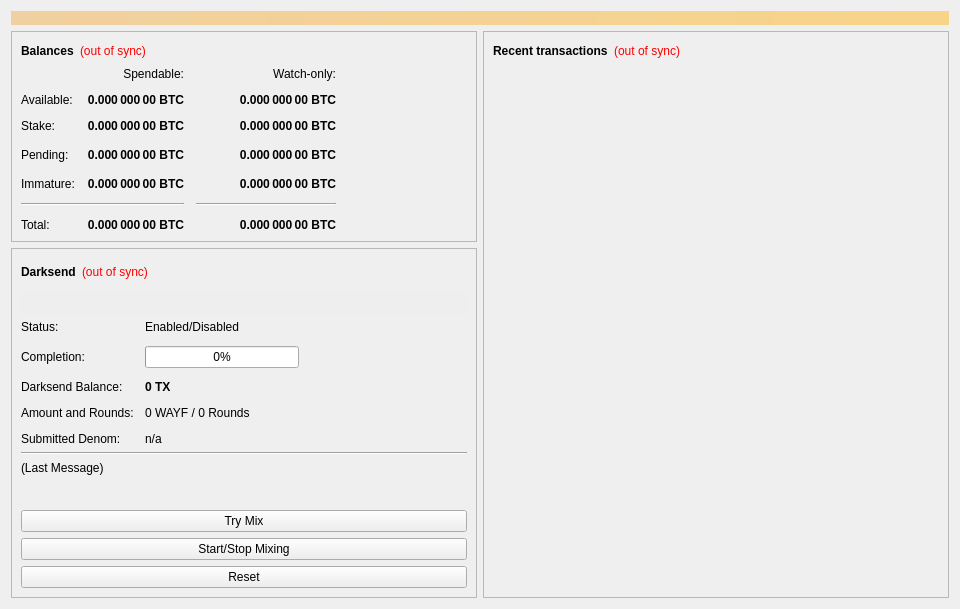
<?xml version="1.0" encoding="UTF-8"?>
<ui version="4.0">
 <class>OverviewPage</class>
 <widget class="QWidget" name="OverviewPage">
  <property name="geometry">
   <rect>
    <x>0</x>
    <y>0</y>
    <width>960</width>
    <height>594</height>
   </rect>
  </property>
  <property name="minimumSize">
   <size>
    <width>960</width>
    <height>0</height>
   </size>
  </property>
  <property name="windowTitle">
   <string>Form</string>
  </property>
  <layout class="QVBoxLayout" name="topLayout">
   <item>
    <widget class="QLabel" name="labelAlerts">
     <property name="visible">
      <bool>false</bool>
     </property>
     <property name="styleSheet">
      <string notr="true">background-color: qlineargradient(x1: 0, y1: 0, x2: 1, y2: 0, stop:0 #F0D0A0, stop:1 #F8D488); color:#000000;</string>
     </property>
     <property name="wordWrap">
      <bool>true</bool>
     </property>
     <property name="margin">
      <number>3</number>
     </property>
    </widget>
   </item>
   <item>
    <layout class="QHBoxLayout" name="horizontalLayout" stretch="1,1">
     <item>
      <layout class="QVBoxLayout" name="verticalLayout_2">
       <item>
        <widget class="QFrame" name="frame">
         <property name="frameShape">
          <enum>QFrame::StyledPanel</enum>
         </property>
         <property name="frameShadow">
          <enum>QFrame::Raised</enum>
         </property>
         <layout class="QVBoxLayout" name="verticalLayout_4">
          <item>
           <layout class="QHBoxLayout" name="horizontalLayout_4">
            <item>
             <widget class="QLabel" name="label_5">
              <property name="font">
               <font>
                <weight>75</weight>
                <bold>true</bold>
               </font>
              </property>
              <property name="text">
               <string>Balances</string>
              </property>
             </widget>
            </item>
            <item>
             <widget class="QLabel" name="labelWalletStatus">
              <property name="cursor">
               <cursorShape>WhatsThisCursor</cursorShape>
              </property>
              <property name="toolTip">
               <string>The displayed information may be out of date. Your wallet automatically synchronizes with the Wayfcoin network after a connection is established, but this process has not completed yet.</string>
              </property>
              <property name="styleSheet">
               <string notr="true">QLabel { color: red; }</string>
              </property>
              <property name="text">
               <string notr="true">(out of sync)</string>
              </property>
              <property name="alignment">
               <set>Qt::AlignLeading|Qt::AlignLeft|Qt::AlignVCenter</set>
              </property>
             </widget>
            </item>
            <item>
             <spacer name="horizontalSpacer_3">
              <property name="orientation">
               <enum>Qt::Horizontal</enum>
              </property>
              <property name="sizeHint" stdset="0">
               <size>
                <width>40</width>
                <height>20</height>
               </size>
              </property>
             </spacer>
            </item>
           </layout>
          </item>
          <item>
           <layout class="QGridLayout" name="gridLayout">
            <property name="spacing">
             <number>12</number>
            </property>
            <item row="3" column="2">
             <widget class="QLabel" name="labelWatchPending">
              <property name="font">
               <font>
                <weight>75</weight>
                <bold>true</bold>
               </font>
              </property>
              <property name="cursor">
               <cursorShape>IBeamCursor</cursorShape>
              </property>
              <property name="toolTip">
               <string>Unconfirmed transactions to watch-only addresses</string>
              </property>
              <property name="text">
               <string notr="true">0.000 000 00 BTC</string>
              </property>
              <property name="alignment">
               <set>Qt::AlignRight|Qt::AlignTrailing|Qt::AlignVCenter</set>
              </property>
              <property name="textInteractionFlags">
               <set>Qt::LinksAccessibleByMouse|Qt::TextSelectableByKeyboard|Qt::TextSelectableByMouse</set>
              </property>
             </widget>
            </item>
            <item row="3" column="1">
             <widget class="QLabel" name="labelUnconfirmed">
              <property name="font">
               <font>
                <weight>75</weight>
                <bold>true</bold>
               </font>
              </property>
              <property name="cursor">
               <cursorShape>IBeamCursor</cursorShape>
              </property>
              <property name="toolTip">
               <string>Total of transactions that have yet to be confirmed, and do not yet count toward the spendable balance</string>
              </property>
              <property name="text">
               <string notr="true">0.000 000 00 BTC</string>
              </property>
              <property name="alignment">
               <set>Qt::AlignRight|Qt::AlignTrailing|Qt::AlignVCenter</set>
              </property>
              <property name="textInteractionFlags">
               <set>Qt::LinksAccessibleByMouse|Qt::TextSelectableByKeyboard|Qt::TextSelectableByMouse</set>
              </property>
             </widget>
            </item>
            <item row="4" column="2">
             <widget class="QLabel" name="labelWatchImmature">
              <property name="font">
               <font>
                <weight>75</weight>
                <bold>true</bold>
               </font>
              </property>
              <property name="cursor">
               <cursorShape>IBeamCursor</cursorShape>
              </property>
              <property name="toolTip">
               <string>Mined balance in watch-only addresses that has not yet matured</string>
              </property>
              <property name="text">
               <string notr="true">0.000 000 00 BTC</string>
              </property>
              <property name="alignment">
               <set>Qt::AlignRight|Qt::AlignTrailing|Qt::AlignVCenter</set>
              </property>
              <property name="textInteractionFlags">
               <set>Qt::LinksAccessibleByMouse|Qt::TextSelectableByKeyboard|Qt::TextSelectableByMouse</set>
              </property>
             </widget>
            </item>
            <item row="5" column="0" colspan="2">
             <widget class="Line" name="lineSpendableBalance">
              <property name="orientation">
               <enum>Qt::Horizontal</enum>
              </property>
             </widget>
            </item>
            <item row="5" column="2">
             <widget class="Line" name="lineWatchBalance">
              <property name="sizePolicy">
               <sizepolicy hsizetype="Preferred" vsizetype="Fixed">
                <horstretch>0</horstretch>
                <verstretch>0</verstretch>
               </sizepolicy>
              </property>
              <property name="minimumSize">
               <size>
                <width>140</width>
                <height>0</height>
               </size>
              </property>
              <property name="orientation">
               <enum>Qt::Horizontal</enum>
              </property>
             </widget>
            </item>
            <item row="6" column="0">
             <widget class="QLabel" name="labelTotalText">
              <property name="text">
               <string>Total:</string>
              </property>
             </widget>
            </item>
            <item row="4" column="1">
             <widget class="QLabel" name="labelImmature">
              <property name="font">
               <font>
                <weight>75</weight>
                <bold>true</bold>
               </font>
              </property>
              <property name="cursor">
               <cursorShape>IBeamCursor</cursorShape>
              </property>
              <property name="toolTip">
               <string>Mined balance that has not yet matured</string>
              </property>
              <property name="text">
               <string notr="true">0.000 000 00 BTC</string>
              </property>
              <property name="alignment">
               <set>Qt::AlignRight|Qt::AlignTrailing|Qt::AlignVCenter</set>
              </property>
              <property name="textInteractionFlags">
               <set>Qt::LinksAccessibleByMouse|Qt::TextSelectableByKeyboard|Qt::TextSelectableByMouse</set>
              </property>
             </widget>
            </item>
            <item row="3" column="3">
             <spacer name="horizontalSpacer_2">
              <property name="orientation">
               <enum>Qt::Horizontal</enum>
              </property>
              <property name="sizeHint" stdset="0">
               <size>
                <width>40</width>
                <height>20</height>
               </size>
              </property>
             </spacer>
            </item>
            <item row="4" column="0">
             <widget class="QLabel" name="labelImmatureText">
              <property name="text">
               <string>Immature:</string>
              </property>
             </widget>
            </item>
            <item row="6" column="1">
             <widget class="QLabel" name="labelTotal">
              <property name="font">
               <font>
                <weight>75</weight>
                <bold>true</bold>
               </font>
              </property>
              <property name="cursor">
               <cursorShape>IBeamCursor</cursorShape>
              </property>
              <property name="toolTip">
               <string>Your current total balance</string>
              </property>
              <property name="text">
               <string notr="true">0.000 000 00 BTC</string>
              </property>
              <property name="alignment">
               <set>Qt::AlignRight|Qt::AlignTrailing|Qt::AlignVCenter</set>
              </property>
              <property name="textInteractionFlags">
               <set>Qt::LinksAccessibleByMouse|Qt::TextSelectableByKeyboard|Qt::TextSelectableByMouse</set>
              </property>
             </widget>
            </item>
            <item row="6" column="2">
             <widget class="QLabel" name="labelWatchTotal">
              <property name="font">
               <font>
                <weight>75</weight>
                <bold>true</bold>
               </font>
              </property>
              <property name="cursor">
               <cursorShape>IBeamCursor</cursorShape>
              </property>
              <property name="toolTip">
               <string>Current total balance in watch-only addresses</string>
              </property>
              <property name="text">
               <string notr="true">0.000 000 00 BTC</string>
              </property>
              <property name="alignment">
               <set>Qt::AlignRight|Qt::AlignTrailing|Qt::AlignVCenter</set>
              </property>
              <property name="textInteractionFlags">
               <set>Qt::LinksAccessibleByMouse|Qt::TextSelectableByKeyboard|Qt::TextSelectableByMouse</set>
              </property>
             </widget>
            </item>
            <item row="0" column="2">
             <widget class="QLabel" name="labelWatchonly">
              <property name="text">
               <string>Watch-only:</string>
              </property>
              <property name="alignment">
               <set>Qt::AlignRight|Qt::AlignTrailing|Qt::AlignVCenter</set>
              </property>
             </widget>
            </item>
            <item row="1" column="0">
             <widget class="QLabel" name="labelBalanceText">
              <property name="text">
               <string>Available:</string>
              </property>
             </widget>
            </item>
            <item row="1" column="1">
             <widget class="QLabel" name="labelBalance">
              <property name="font">
               <font>
                <weight>75</weight>
                <bold>true</bold>
               </font>
              </property>
              <property name="cursor">
               <cursorShape>IBeamCursor</cursorShape>
              </property>
              <property name="toolTip">
               <string>Your current spendable balance</string>
              </property>
              <property name="text">
               <string notr="true">0.000 000 00 BTC</string>
              </property>
              <property name="alignment">
               <set>Qt::AlignRight|Qt::AlignTrailing|Qt::AlignVCenter</set>
              </property>
              <property name="textInteractionFlags">
               <set>Qt::LinksAccessibleByMouse|Qt::TextSelectableByKeyboard|Qt::TextSelectableByMouse</set>
              </property>
             </widget>
            </item>
            <item row="2" column="0">
             <widget class="QLabel" name="label_10">
              <property name="text">
               <string>Stake:</string>
              </property>
             </widget>
            </item>
            <item row="2" column="1">
             <widget class="QLabel" name="labelStake">
              <property name="font">
               <font>
                <weight>75</weight>
                <bold>true</bold>
               </font>
              </property>
              <property name="cursor">
               <cursorShape>IBeamCursor</cursorShape>
              </property>
              <property name="toolTip">
               <string>Total of coins that was staked, and do not yet count toward the current balance</string>
              </property>
              <property name="text">
               <string notr="true">0.000 000 00 BTC</string>
              </property>
              <property name="alignment">
               <set>Qt::AlignRight|Qt::AlignTrailing|Qt::AlignVCenter</set>
              </property>
              <property name="textInteractionFlags">
               <set>Qt::LinksAccessibleByMouse|Qt::TextSelectableByKeyboard|Qt::TextSelectableByMouse</set>
              </property>
             </widget>
            </item>
            <item row="2" column="2">
             <widget class="QLabel" name="labelWatchStake">
              <property name="font">
               <font>
                <weight>75</weight>
                <bold>true</bold>
               </font>
              </property>
              <property name="cursor">
               <cursorShape>IBeamCursor</cursorShape>
              </property>
              <property name="toolTip">
               <string>Total of coins that was staked in watch-only addresses, and do not yet count toward the current watch-only balance</string>
              </property>
              <property name="text">
               <string notr="true">0.000 000 00 BTC</string>
              </property>
              <property name="alignment">
               <set>Qt::AlignRight|Qt::AlignTrailing|Qt::AlignVCenter</set>
              </property>
              <property name="textInteractionFlags">
               <set>Qt::LinksAccessibleByMouse|Qt::TextSelectableByKeyboard|Qt::TextSelectableByMouse</set>
              </property>
             </widget>
            </item>
            <item row="1" column="2">
             <widget class="QLabel" name="labelWatchAvailable">
              <property name="font">
               <font>
                <weight>75</weight>
                <bold>true</bold>
               </font>
              </property>
              <property name="cursor">
               <cursorShape>IBeamCursor</cursorShape>
              </property>
              <property name="toolTip">
               <string>Your current balance in watch-only addresses</string>
              </property>
              <property name="text">
               <string notr="true">0.000 000 00 BTC</string>
              </property>
              <property name="alignment">
               <set>Qt::AlignRight|Qt::AlignTrailing|Qt::AlignVCenter</set>
              </property>
              <property name="textInteractionFlags">
               <set>Qt::LinksAccessibleByMouse|Qt::TextSelectableByKeyboard|Qt::TextSelectableByMouse</set>
              </property>
             </widget>
            </item>
            <item row="3" column="0">
             <widget class="QLabel" name="labelPendingText">
              <property name="text">
               <string>Pending:</string>
              </property>
             </widget>
            </item>
            <item row="0" column="1">
             <widget class="QLabel" name="labelSpendable">
              <property name="text">
               <string>Spendable:</string>
              </property>
              <property name="alignment">
               <set>Qt::AlignRight|Qt::AlignTrailing|Qt::AlignVCenter</set>
              </property>
             </widget>
            </item>
           </layout>
          </item>
         </layout>
        </widget>
       </item>
       <item>
        <widget class="QFrame" name="frameDarksend">
         <property name="sizePolicy">
          <sizepolicy hsizetype="Expanding" vsizetype="Expanding">
           <horstretch>0</horstretch>
           <verstretch>0</verstretch>
          </sizepolicy>
         </property>
         <property name="minimumSize">
          <size>
           <width>0</width>
           <height>350</height>
          </size>
         </property>
         <property name="layoutDirection">
          <enum>Qt::LeftToRight</enum>
         </property>
         <property name="frameShape">
          <enum>QFrame::StyledPanel</enum>
         </property>
         <property name="frameShadow">
          <enum>QFrame::Raised</enum>
         </property>
         <layout class="QVBoxLayout" name="verticalLayout_5">
          <item>
           <layout class="QHBoxLayout" name="horizontalLayout_5">
            <item>
             <widget class="QLabel" name="label_2">
              <property name="font">
               <font>
                <weight>75</weight>
                <bold>true</bold>
               </font>
              </property>
              <property name="text">
               <string>Darksend</string>
              </property>
             </widget>
            </item>
            <item>
             <widget class="QLabel" name="labelDarksendSyncStatus">
              <property name="toolTip">
               <string>The displayed information may be out of date. Your wallet automatically synchronizes with the Wayfcoin network after a connection is established, but this process has not completed yet.</string>
              </property>
              <property name="styleSheet">
               <string notr="true">QLabel { color: red; }</string>
              </property>
              <property name="text">
               <string notr="true">(out of sync)</string>
              </property>
              <property name="alignment">
               <set>Qt::AlignLeading|Qt::AlignLeft|Qt::AlignVCenter</set>
              </property>
             </widget>
            </item>
            <item>
             <spacer name="horizontalSpacer_4">
              <property name="orientation">
               <enum>Qt::Horizontal</enum>
              </property>
              <property name="sizeHint" stdset="0">
               <size>
                <width>40</width>
                <height>20</height>
               </size>
              </property>
             </spacer>
            </item>
           </layout>
          </item>
          <item>
           <widget class="QPushButton" name="runAutoDenom">
            <property name="palette">
             <palette>
              <active>
               <colorrole role="WindowText">
                <brush brushstyle="SolidPattern">
                 <color alpha="255">
                  <red>0</red>
                  <green>0</green>
                  <blue>0</blue>
                 </color>
                </brush>
               </colorrole>
               <colorrole role="Button">
                <brush brushstyle="SolidPattern">
                 <color alpha="255">
                  <red>239</red>
                  <green>238</green>
                  <blue>238</blue>
                 </color>
                </brush>
               </colorrole>
               <colorrole role="Light">
                <brush brushstyle="SolidPattern">
                 <color alpha="255">
                  <red>255</red>
                  <green>255</green>
                  <blue>255</blue>
                 </color>
                </brush>
               </colorrole>
               <colorrole role="Midlight">
                <brush brushstyle="SolidPattern">
                 <color alpha="255">
                  <red>247</red>
                  <green>246</green>
                  <blue>246</blue>
                 </color>
                </brush>
               </colorrole>
               <colorrole role="Dark">
                <brush brushstyle="SolidPattern">
                 <color alpha="255">
                  <red>119</red>
                  <green>119</green>
                  <blue>119</blue>
                 </color>
                </brush>
               </colorrole>
               <colorrole role="Mid">
                <brush brushstyle="SolidPattern">
                 <color alpha="255">
                  <red>159</red>
                  <green>159</green>
                  <blue>159</blue>
                 </color>
                </brush>
               </colorrole>
               <colorrole role="Text">
                <brush brushstyle="SolidPattern">
                 <color alpha="255">
                  <red>0</red>
                  <green>0</green>
                  <blue>0</blue>
                 </color>
                </brush>
               </colorrole>
               <colorrole role="BrightText">
                <brush brushstyle="SolidPattern">
                 <color alpha="255">
                  <red>255</red>
                  <green>255</green>
                  <blue>255</blue>
                 </color>
                </brush>
               </colorrole>
               <colorrole role="ButtonText">
                <brush brushstyle="SolidPattern">
                 <color alpha="255">
                  <red>0</red>
                  <green>0</green>
                  <blue>0</blue>
                 </color>
                </brush>
               </colorrole>
               <colorrole role="Base">
                <brush brushstyle="SolidPattern">
                 <color alpha="255">
                  <red>255</red>
                  <green>255</green>
                  <blue>255</blue>
                 </color>
                </brush>
               </colorrole>
               <colorrole role="Window">
                <brush brushstyle="SolidPattern">
                 <color alpha="255">
                  <red>239</red>
                  <green>238</green>
                  <blue>238</blue>
                 </color>
                </brush>
               </colorrole>
               <colorrole role="Shadow">
                <brush brushstyle="SolidPattern">
                 <color alpha="255">
                  <red>0</red>
                  <green>0</green>
                  <blue>0</blue>
                 </color>
                </brush>
               </colorrole>
               <colorrole role="AlternateBase">
                <brush brushstyle="SolidPattern">
                 <color alpha="255">
                  <red>247</red>
                  <green>246</green>
                  <blue>246</blue>
                 </color>
                </brush>
               </colorrole>
               <colorrole role="ToolTipBase">
                <brush brushstyle="SolidPattern">
                 <color alpha="255">
                  <red>255</red>
                  <green>255</green>
                  <blue>220</blue>
                 </color>
                </brush>
               </colorrole>
               <colorrole role="ToolTipText">
                <brush brushstyle="SolidPattern">
                 <color alpha="255">
                  <red>0</red>
                  <green>0</green>
                  <blue>0</blue>
                 </color>
                </brush>
               </colorrole>
              </active>
              <inactive>
               <colorrole role="WindowText">
                <brush brushstyle="SolidPattern">
                 <color alpha="255">
                  <red>0</red>
                  <green>0</green>
                  <blue>0</blue>
                 </color>
                </brush>
               </colorrole>
               <colorrole role="Button">
                <brush brushstyle="SolidPattern">
                 <color alpha="255">
                  <red>239</red>
                  <green>238</green>
                  <blue>238</blue>
                 </color>
                </brush>
               </colorrole>
               <colorrole role="Light">
                <brush brushstyle="SolidPattern">
                 <color alpha="255">
                  <red>255</red>
                  <green>255</green>
                  <blue>255</blue>
                 </color>
                </brush>
               </colorrole>
               <colorrole role="Midlight">
                <brush brushstyle="SolidPattern">
                 <color alpha="255">
                  <red>247</red>
                  <green>246</green>
                  <blue>246</blue>
                 </color>
                </brush>
               </colorrole>
               <colorrole role="Dark">
                <brush brushstyle="SolidPattern">
                 <color alpha="255">
                  <red>119</red>
                  <green>119</green>
                  <blue>119</blue>
                 </color>
                </brush>
               </colorrole>
               <colorrole role="Mid">
                <brush brushstyle="SolidPattern">
                 <color alpha="255">
                  <red>159</red>
                  <green>159</green>
                  <blue>159</blue>
                 </color>
                </brush>
               </colorrole>
               <colorrole role="Text">
                <brush brushstyle="SolidPattern">
                 <color alpha="255">
                  <red>0</red>
                  <green>0</green>
                  <blue>0</blue>
                 </color>
                </brush>
               </colorrole>
               <colorrole role="BrightText">
                <brush brushstyle="SolidPattern">
                 <color alpha="255">
                  <red>255</red>
                  <green>255</green>
                  <blue>255</blue>
                 </color>
                </brush>
               </colorrole>
               <colorrole role="ButtonText">
                <brush brushstyle="SolidPattern">
                 <color alpha="255">
                  <red>0</red>
                  <green>0</green>
                  <blue>0</blue>
                 </color>
                </brush>
               </colorrole>
               <colorrole role="Base">
                <brush brushstyle="SolidPattern">
                 <color alpha="255">
                  <red>255</red>
                  <green>255</green>
                  <blue>255</blue>
                 </color>
                </brush>
               </colorrole>
               <colorrole role="Window">
                <brush brushstyle="SolidPattern">
                 <color alpha="255">
                  <red>239</red>
                  <green>238</green>
                  <blue>238</blue>
                 </color>
                </brush>
               </colorrole>
               <colorrole role="Shadow">
                <brush brushstyle="SolidPattern">
                 <color alpha="255">
                  <red>0</red>
                  <green>0</green>
                  <blue>0</blue>
                 </color>
                </brush>
               </colorrole>
               <colorrole role="AlternateBase">
                <brush brushstyle="SolidPattern">
                 <color alpha="255">
                  <red>247</red>
                  <green>246</green>
                  <blue>246</blue>
                 </color>
                </brush>
               </colorrole>
               <colorrole role="ToolTipBase">
                <brush brushstyle="SolidPattern">
                 <color alpha="255">
                  <red>255</red>
                  <green>255</green>
                  <blue>220</blue>
                 </color>
                </brush>
               </colorrole>
               <colorrole role="ToolTipText">
                <brush brushstyle="SolidPattern">
                 <color alpha="255">
                  <red>0</red>
                  <green>0</green>
                  <blue>0</blue>
                 </color>
                </brush>
               </colorrole>
              </inactive>
              <disabled>
               <colorrole role="WindowText">
                <brush brushstyle="SolidPattern">
                 <color alpha="255">
                  <red>119</red>
                  <green>119</green>
                  <blue>119</blue>
                 </color>
                </brush>
               </colorrole>
               <colorrole role="Button">
                <brush brushstyle="SolidPattern">
                 <color alpha="255">
                  <red>239</red>
                  <green>238</green>
                  <blue>238</blue>
                 </color>
                </brush>
               </colorrole>
               <colorrole role="Light">
                <brush brushstyle="SolidPattern">
                 <color alpha="255">
                  <red>255</red>
                  <green>255</green>
                  <blue>255</blue>
                 </color>
                </brush>
               </colorrole>
               <colorrole role="Midlight">
                <brush brushstyle="SolidPattern">
                 <color alpha="255">
                  <red>247</red>
                  <green>246</green>
                  <blue>246</blue>
                 </color>
                </brush>
               </colorrole>
               <colorrole role="Dark">
                <brush brushstyle="SolidPattern">
                 <color alpha="255">
                  <red>119</red>
                  <green>119</green>
                  <blue>119</blue>
                 </color>
                </brush>
               </colorrole>
               <colorrole role="Mid">
                <brush brushstyle="SolidPattern">
                 <color alpha="255">
                  <red>159</red>
                  <green>159</green>
                  <blue>159</blue>
                 </color>
                </brush>
               </colorrole>
               <colorrole role="Text">
                <brush brushstyle="SolidPattern">
                 <color alpha="255">
                  <red>119</red>
                  <green>119</green>
                  <blue>119</blue>
                 </color>
                </brush>
               </colorrole>
               <colorrole role="BrightText">
                <brush brushstyle="SolidPattern">
                 <color alpha="255">
                  <red>255</red>
                  <green>255</green>
                  <blue>255</blue>
                 </color>
                </brush>
               </colorrole>
               <colorrole role="ButtonText">
                <brush brushstyle="SolidPattern">
                 <color alpha="255">
                  <red>119</red>
                  <green>119</green>
                  <blue>119</blue>
                 </color>
                </brush>
               </colorrole>
               <colorrole role="Base">
                <brush brushstyle="SolidPattern">
                 <color alpha="255">
                  <red>239</red>
                  <green>238</green>
                  <blue>238</blue>
                 </color>
                </brush>
               </colorrole>
               <colorrole role="Window">
                <brush brushstyle="SolidPattern">
                 <color alpha="255">
                  <red>239</red>
                  <green>238</green>
                  <blue>238</blue>
                 </color>
                </brush>
               </colorrole>
               <colorrole role="Shadow">
                <brush brushstyle="SolidPattern">
                 <color alpha="255">
                  <red>0</red>
                  <green>0</green>
                  <blue>0</blue>
                 </color>
                </brush>
               </colorrole>
               <colorrole role="AlternateBase">
                <brush brushstyle="SolidPattern">
                 <color alpha="255">
                  <red>239</red>
                  <green>238</green>
                  <blue>238</blue>
                 </color>
                </brush>
               </colorrole>
               <colorrole role="ToolTipBase">
                <brush brushstyle="SolidPattern">
                 <color alpha="255">
                  <red>255</red>
                  <green>255</green>
                  <blue>220</blue>
                 </color>
                </brush>
               </colorrole>
               <colorrole role="ToolTipText">
                <brush brushstyle="SolidPattern">
                 <color alpha="255">
                  <red>0</red>
                  <green>0</green>
                  <blue>0</blue>
                 </color>
                </brush>
               </colorrole>
              </disabled>
             </palette>
            </property>
            <property name="focusPolicy">
             <enum>Qt::NoFocus</enum>
            </property>
            <property name="autoFillBackground">
             <bool>true</bool>
            </property>
            <property name="text">
             <string/>
            </property>
            <property name="flat">
             <bool>true</bool>
            </property>
           </widget>
          </item>
          <item>
           <layout class="QFormLayout" name="formLayout">
            <property name="fieldGrowthPolicy">
             <enum>QFormLayout::AllNonFixedFieldsGrow</enum>
            </property>
            <property name="horizontalSpacing">
             <number>11</number>
            </property>
            <property name="verticalSpacing">
             <number>12</number>
            </property>
            <item row="0" column="0">
             <widget class="QLabel" name="label_6">
              <property name="text">
               <string>Status:</string>
              </property>
             </widget>
            </item>
            <item row="1" column="0">
             <widget class="QLabel" name="label_7">
              <property name="text">
               <string>Completion:</string>
              </property>
             </widget>
            </item>
            <item row="1" column="1">
             <widget class="QProgressBar" name="darksendProgress">
              <property name="maximumSize">
               <size>
                <width>154</width>
                <height>16777215</height>
               </size>
              </property>
              <property name="value">
               <number>0</number>
              </property>
             </widget>
            </item>
            <item row="3" column="0">
             <widget class="QLabel" name="labelAnonymizedText">
              <property name="text">
               <string>Darksend Balance:</string>
              </property>
             </widget>
            </item>
            <item row="3" column="1">
             <widget class="QLabel" name="labelAnonymized">
              <property name="font">
               <font>
                <weight>75</weight>
                <bold>true</bold>
               </font>
              </property>
              <property name="text">
               <string notr="true">0 TX</string>
              </property>
             </widget>
            </item>
            <item row="4" column="0">
             <widget class="QLabel" name="label_8">
              <property name="text">
               <string>Amount and Rounds:</string>
              </property>
             </widget>
            </item>
            <item row="4" column="1">
             <widget class="QLabel" name="labelAmountRounds">
              <property name="text">
               <string>0 WAYF / 0 Rounds</string>
              </property>
             </widget>
            </item>
            <item row="5" column="0">
             <widget class="QLabel" name="label_9">
              <property name="text">
               <string>Submitted Denom:</string>
              </property>
             </widget>
            </item>
            <item row="5" column="1">
             <widget class="QLabel" name="labelSubmittedDenom">
              <property name="toolTip">
               <string>The denominations you submitted to the Masternode.&lt;br&gt;To mix, other users must submit the exact same denominations.</string>
              </property>
              <property name="text">
               <string>n/a</string>
              </property>
             </widget>
            </item>
            <item row="0" column="1">
             <widget class="QLabel" name="darksendEnabled">
              <property name="text">
               <string>Enabled/Disabled</string>
              </property>
             </widget>
            </item>
           </layout>
          </item>
          <item>
           <widget class="Line" name="lineLastMessage">
            <property name="orientation">
             <enum>Qt::Horizontal</enum>
            </property>
           </widget>
          </item>
          <item>
           <widget class="QLabel" name="darksendStatus">
            <property name="minimumSize">
             <size>
              <width>288</width>
              <height>43</height>
             </size>
            </property>
            <property name="text">
             <string>(Last Message)</string>
            </property>
            <property name="alignment">
             <set>Qt::AlignLeading|Qt::AlignLeft|Qt::AlignTop</set>
            </property>
            <property name="wordWrap">
             <bool>true</bool>
            </property>
           </widget>
          </item>
          <item>
           <widget class="QPushButton" name="darksendAuto">
            <property name="sizePolicy">
             <sizepolicy hsizetype="MinimumExpanding" vsizetype="Fixed">
              <horstretch>0</horstretch>
              <verstretch>0</verstretch>
             </sizepolicy>
            </property>
            <property name="toolTip">
             <string>Try to manually submit a Darksend request.</string>
            </property>
            <property name="text">
             <string>Try Mix</string>
            </property>
           </widget>
          </item>
          <item>
           <widget class="QPushButton" name="toggleDarksend">
            <property name="sizePolicy">
             <sizepolicy hsizetype="MinimumExpanding" vsizetype="Fixed">
              <horstretch>0</horstretch>
              <verstretch>0</verstretch>
             </sizepolicy>
            </property>
            <property name="text">
             <string>Start/Stop Mixing</string>
            </property>
           </widget>
          </item>
          <item>
           <widget class="QPushButton" name="darksendReset">
            <property name="sizePolicy">
             <sizepolicy hsizetype="MinimumExpanding" vsizetype="Fixed">
              <horstretch>0</horstretch>
              <verstretch>0</verstretch>
             </sizepolicy>
            </property>
            <property name="toolTip">
             <string>Reset the current status of Darksend (can interrupt Darksend if it's in the process of Mixing, which can cost you money!)</string>
            </property>
            <property name="autoFillBackground">
             <bool>false</bool>
            </property>
            <property name="text">
             <string>Reset</string>
            </property>
           </widget>
          </item>
         </layout>
        </widget>
       </item>
       <item>
        <spacer name="verticalSpacer">
         <property name="orientation">
          <enum>Qt::Vertical</enum>
         </property>
         <property name="sizeHint" stdset="0">
          <size>
           <width>20</width>
           <height>40</height>
          </size>
         </property>
        </spacer>
       </item>
      </layout>
     </item>
     <item>
      <layout class="QVBoxLayout" name="verticalLayout_3">
       <item>
        <widget class="QFrame" name="frame_2">
         <property name="frameShape">
          <enum>QFrame::StyledPanel</enum>
         </property>
         <property name="frameShadow">
          <enum>QFrame::Raised</enum>
         </property>
         <layout class="QVBoxLayout" name="verticalLayout">
          <item>
           <layout class="QHBoxLayout" name="horizontalLayout_2">
            <item>
             <widget class="QLabel" name="label_4">
              <property name="font">
               <font>
                <weight>75</weight>
                <bold>true</bold>
               </font>
              </property>
              <property name="text">
               <string>Recent transactions</string>
              </property>
             </widget>
            </item>
            <item>
             <widget class="QLabel" name="labelTransactionsStatus">
              <property name="cursor">
               <cursorShape>WhatsThisCursor</cursorShape>
              </property>
              <property name="toolTip">
               <string>The displayed information may be out of date. Your wallet automatically synchronizes with the Wayfcoin network after a connection is established, but this process has not completed yet.</string>
              </property>
              <property name="styleSheet">
               <string notr="true">QLabel { color: red; }</string>
              </property>
              <property name="text">
               <string notr="true">(out of sync)</string>
              </property>
              <property name="alignment">
               <set>Qt::AlignRight|Qt::AlignTrailing|Qt::AlignVCenter</set>
              </property>
             </widget>
            </item>
            <item>
             <spacer name="horizontalSpacer">
              <property name="orientation">
               <enum>Qt::Horizontal</enum>
              </property>
              <property name="sizeHint" stdset="0">
               <size>
                <width>40</width>
                <height>20</height>
               </size>
              </property>
             </spacer>
            </item>
           </layout>
          </item>
          <item>
           <widget class="QListView" name="listTransactions">
            <property name="styleSheet">
             <string notr="true">QListView { background: transparent; }</string>
            </property>
            <property name="frameShape">
             <enum>QFrame::NoFrame</enum>
            </property>
            <property name="verticalScrollBarPolicy">
             <enum>Qt::ScrollBarAlwaysOff</enum>
            </property>
            <property name="horizontalScrollBarPolicy">
             <enum>Qt::ScrollBarAlwaysOff</enum>
            </property>
            <property name="selectionMode">
             <enum>QAbstractItemView::NoSelection</enum>
            </property>
           </widget>
          </item>
         </layout>
        </widget>
       </item>
      </layout>
     </item>
    </layout>
   </item>
  </layout>
 </widget>
 <resources/>
 <connections/>
</ui>
